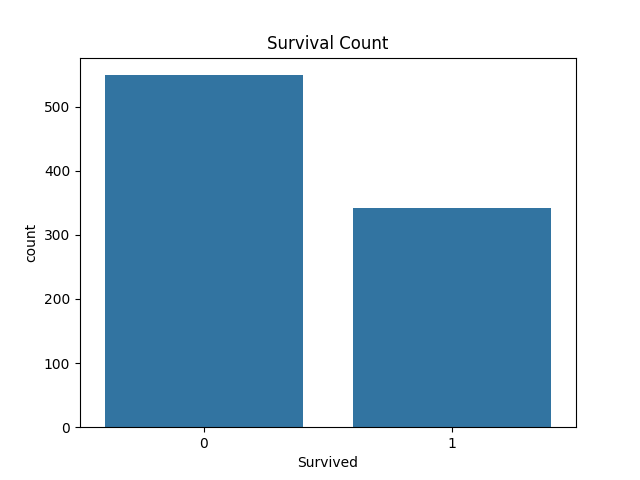

This chart was generated by the following Python code:
import pandas as pd
import seaborn as sns
import matplotlib.pyplot as plt

# Load the dataset
train = pd.read_csv('train.csv')

def data_cleaning_and_eda(df):
    """Perform data cleaning and exploratory data analysis."""
    print("Initial Dataset Info:\n")
    print(df.info())

    print("\nDataset Description:\n")
    print(df.describe(include='all'))

    print("\nChecking for Missing Values:\n")
    print(df.isnull().sum())

    # Fill missing values
    df['Age'].fillna(df['Age'].median(), inplace=True)  # Fill Age with median
    df['Embarked'].fillna(df['Embarked'].mode()[0], inplace=True)  # Fill Embarked with mode

    # Drop unnecessary columns (e.g., 'Cabin' due to high missing values, 'Name' for simplicity)
    df.drop(columns=['Cabin', 'Name', 'Ticket'], inplace=True)

    print("\nAfter Cleaning:\n")
    print(df.isnull().sum())

    # Exploratory Data Analysis
    print("\nSurvival Distribution:")
    print(df['Survived'].value_counts())

    sns.countplot(data=df, x='Survived')
    plt.title('Survival Count')
    plt.show()

    sns.countplot(data=df, x='Pclass', hue='Survived')
    plt.title('Survival by Passenger Class')
    plt.show()

    sns.histplot(df['Age'], kde=True, hue=df['Survived'])
    plt.title('Age Distribution with Survival')
    plt.show()

    sns.boxplot(data=df, x='Pclass', y='Fare')
    plt.title('Fare Distribution by Passenger Class')
    plt.show()

    sns.heatmap(df.corr(), annot=True, cmap='coolwarm')
    plt.title('Correlation Matrix')
    plt.show()

    print("\nInsights:\n")
    print("1. Majority of passengers did not survive.")
    print("2. Higher survival rates for passengers in 1st class.")
    print("3. Children (lower Age) have slightly higher survival rates.")
    print("4. Fare is correlated with class and survival.")

# Run the function
data_cleaning_and_eda(train)
